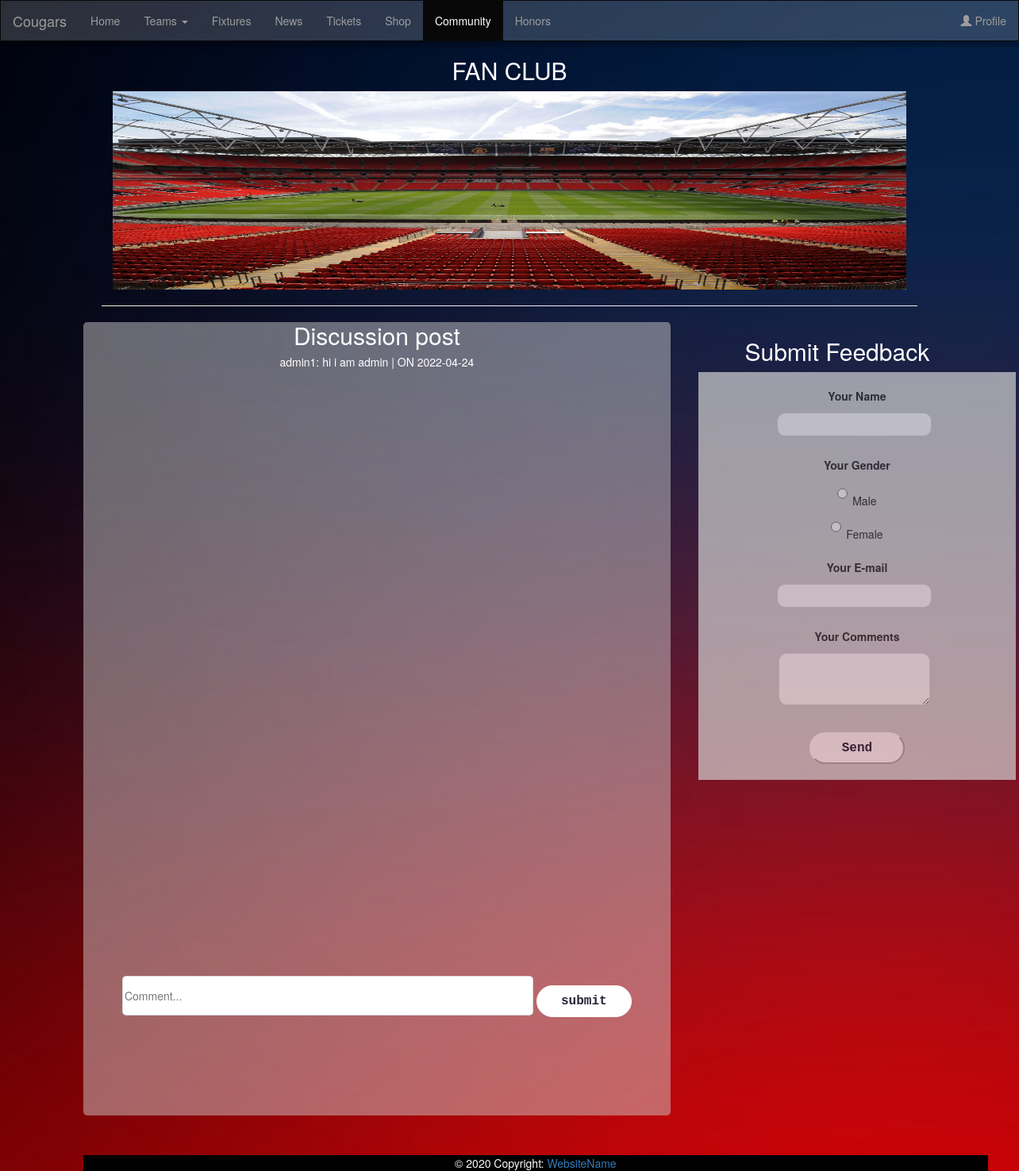
Before: /community with the older database file.
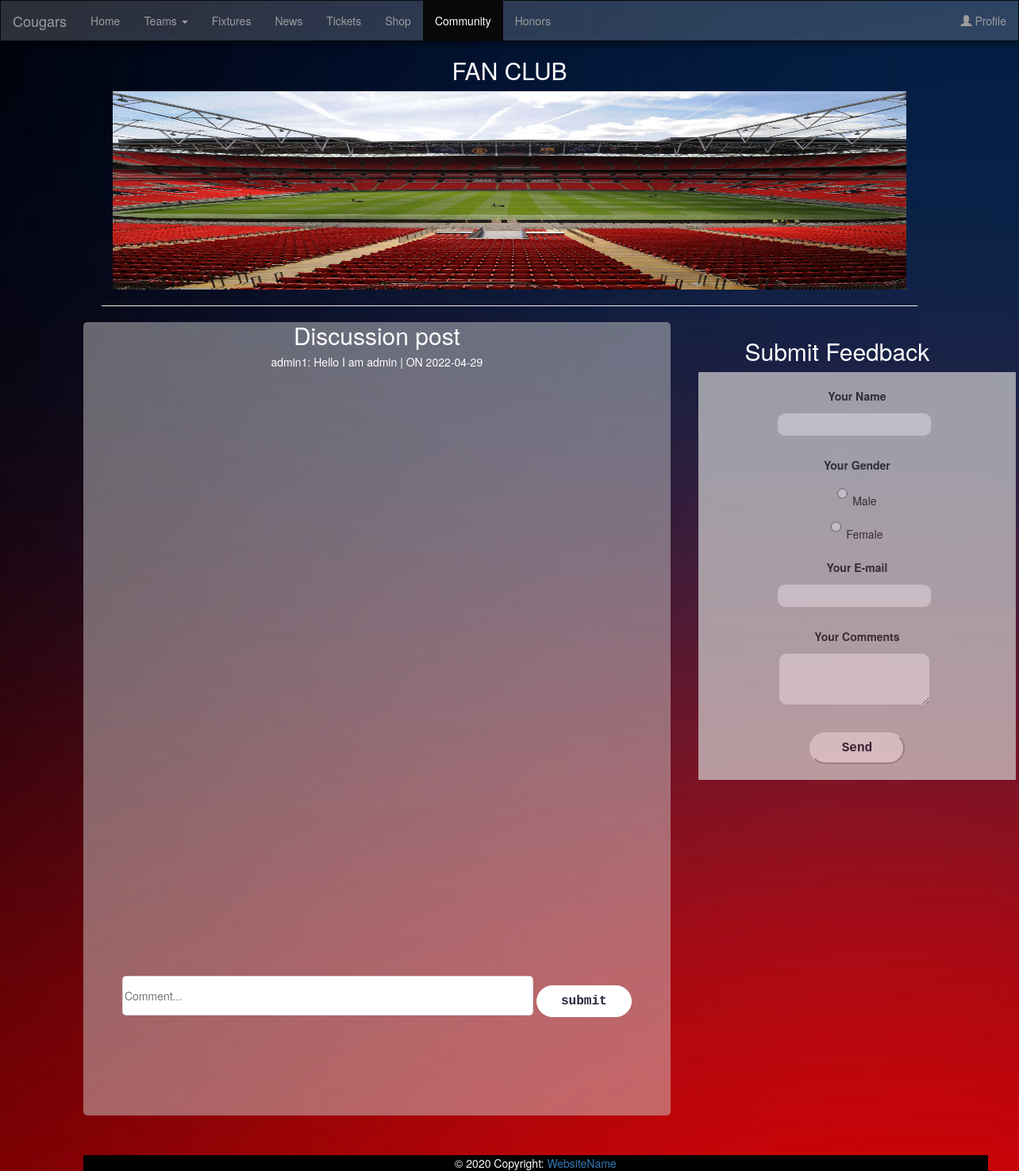
After: the same page with the newer database file.
### tables this page shows
CREATE TABLE posts (
  username TEXT NOT NULL,
  dateposted DATE NOT NULL,
  body TEXT NOT NULL,
  FOREIGN KEY (username)
  REFERENCES users (username),
  PRIMARY KEY(username,dateposted)
);

### app.py (the view)
@app.route('/community', methods=['GET', 'POST'])
def getCommunity():
    if 'user' in session:
        user = session['user']
        role = session['role']
    else:
        user = None
        role = ""
    posts = functions.getPosts()
    return render_template('community.html', user=user, role=role, posts=posts)

### functions.py (called while the page is built)
def getPosts():
    conn = sqlite3.connect('database/430Group4.db')
    cursor = conn.cursor()
    cursor.execute("SELECT * from posts")
    res = cursor.fetchall()
    posts = []
    for row in res:
        posts.append(row)
    return posts

### templates/community.html (shortened to what this page needs)
<!DOCTYPE html>
<html lang="en">
  <head>
    <link
      rel="stylesheet"
      href="https://maxcdn.bootstrapcdn.com/bootstrap/3.4.1/css/bootstrap.min.css"
    />
    <link href="../static/css/community.css" rel="stylesheet" type="text/css"/>
  </head>
  <body>
    <div>
    <nav class="navbar navbar-inverse bringToFrontDiv">
      <div class="container-fluid">
        <div class="navbar-header">
          <a class="navbar-brand" href="/">Cougars</a>
        </div>
        <ul class="nav navbar-nav">
          <li ><a href="/">Home</a></li>
          <li class="dropdown">
            <a class="dropdown-toggle" data-toggle="dropdown" href="#"
              >Teams <span class="caret"></span
            ></a>
          </li>
          <li><a href="/fixtures">Fixtures</a></li>
          <li><a href="/news">News</a></li>
          <li><a href="/tickets">Tickets</a></li>
          <li><a href="/shop">Shop</a></li>
          <li class="active"><a href="#">Community</a></li>
          <li><a href="/honorsfb">Honors</a></li>
        </ul>
        <ul class="nav navbar-nav navbar-right">
          <li>
            {%if user is none%}
              <a href="/login">
                <span class="glyphicon glyphicon-user"></span> Profile</a
              >
              {%else%}
              <a href="/profile">
                <span class="glyphicon glyphicon-user"></span> {{user}}</a
              >
              {%endif%}
          </li>
        </ul>
      </div>
    </nav>
    <h2 class="text-center fw-bolder fan" >
        FAN CLUB
     <h4 class="">
        <img class="center-block" src="../static/css/images/field.jpeg" width="1000px" height="250px">
        <hr size="5px" class="link-light" width="80%">
      </h2>
      <div class="container">
        <div class="row">
          <div class="col-md-8">
            <h2 class="fw-bolder square text-center ">
              </span>Discussion post<span>
              <div class="form-field d-flex align-items-center h5 width=100px">
                {%for post in posts%}
                <h5>
                  <span>{{post[0]}}: {{post[2]}} | ON {{post[1]}} </span>
                </h5>
                {%endfor%}
                <br>
              <form action="/community/addPost" method="POST" autocomplete="off">
                <input
                type="text"
                name="body"
                id="Post"
                placeholder="Comment..."
                autocomplete="off"
                required
              />
                <button id="submit-button" class="button btn btn-default btn-xs" type="submit">submit</button>
              </form>
              </div>
            </h2>
          <div class="col-md-4">
            <h2 class="vote text-center">Submit Feedback</h2>
            <div class="rectangle2">
              <form class="feedback" action="https://formsubmit.co/430group4@gmail.com" method="POST">
                <label for="fullName">Your Name</label> <br>
                <input type="text" name="fullName" required><br><br>
                <label for="gender">Your Gender</label> <br>
                <input type="radio" name="gender" value="male" required>Male<br>
                <input type="radio" name="gender" value="female" required>Female<br><br>
                <label for="email">Your E-mail</label> <br>
                <input type="text" name="email" required><br>
                <br>
                <label for="comments">Your Comments</label> <br>
                <textarea name="comments" required></textarea><br><br>
                <button type="submit" class="btn-xs">Send</button>
            </form>
            </div>
          </div>
          </div>
        </div>
      <div class="footer-footer">
        <footer class="page-footer " class="navbar-fixed-footer">
      <div
        class="footer-copyright text-center py-3"
        class="navbar-fixed-bottom"
        style="background-color: black; color: white;"
      >
        © 2020 Copyright:
        <a> WebsiteName</a>
      </div>
        </footer>
       </div>
  </body>
</html>

Changed rows visible on the page:
changed posts "admin1": body "hi i am admin" → "Hello I am admin"; dateposted "2022-04-24" → "2022-04-29"
